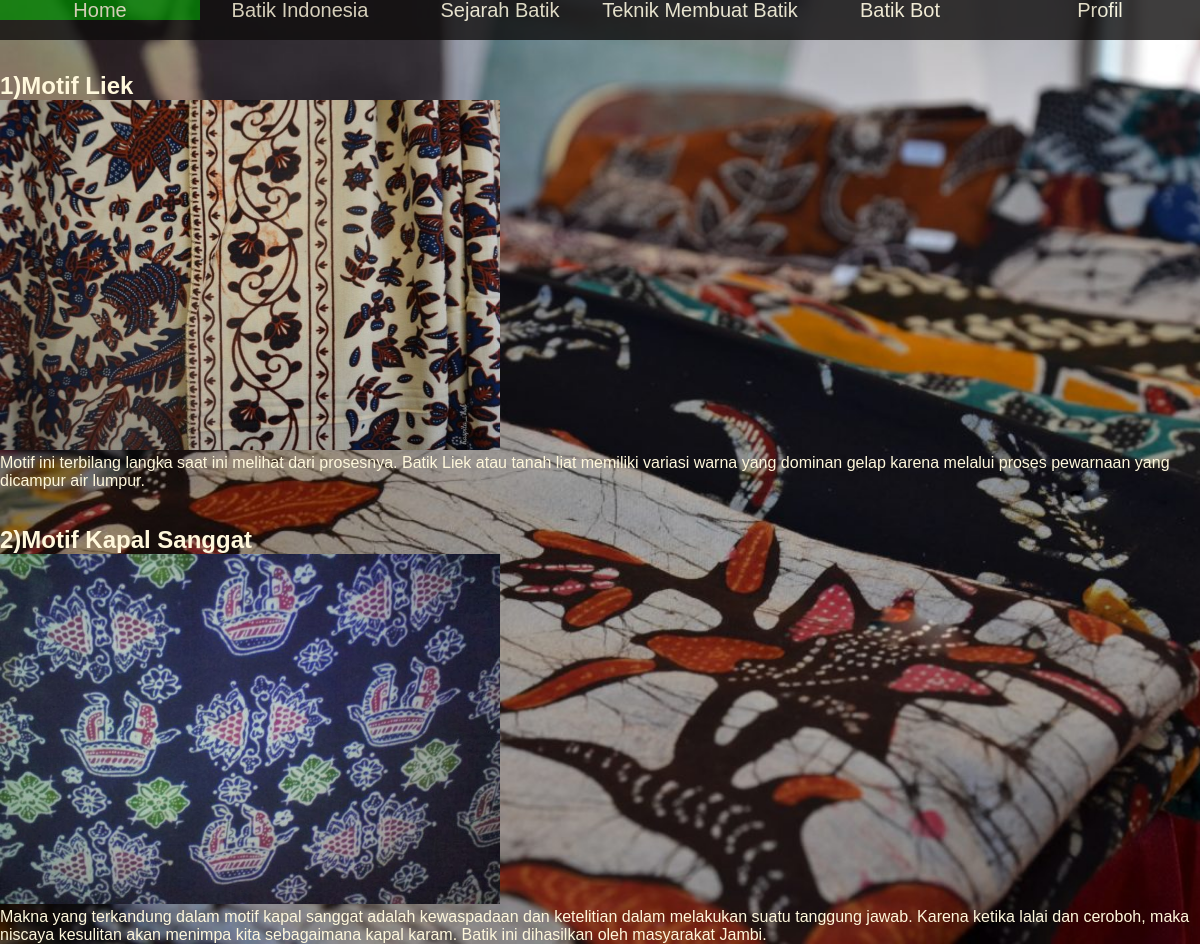
/detail_batik.php?id_provinsi=3, run on the app's committed database.
### tables this page shows
CREATE TABLE `batik` (
  `id_batik` int(11) NOT NULL,
  `nama_batik` varchar(500) DEFAULT NULL,
  `gambar` varchar(500) DEFAULT NULL,
  `provinsi` int(255) DEFAULT NULL,
  `deskripsi` mediumtext
);

### detail_batik.php (the view, shortened to what this page needs)
<?php
include("koneksi.php");
$id = $_GET['id_provinsi'];
$result = mysqli_query($koneksi, "SELECT * FROM batik WHERE provinsi = '$id'");
?>
<!DOCTYPE html>
<html lang="en">
<head>
    <link href='style.css' rel='stylesheet'>
    <ul>
        <li><a href="index.php">Home</a></li>
        <li><a href="batik_indonesia.php">Batik Indonesia</a>
        </li>
        <li><a href="sejarah_batik.php">Sejarah Batik </a></li>
        <li><a href="teknik_batik.php">Teknik Membuat Batik</a></li>
        <li><a href="chatbot.php">Batik Bot</a></li>
        <li><a href="profil.php">Profil</a></li>
    </ul>
</head>
<body>
    <br><br>
    <?php foreach ($result as $batik) : ?>
        <br><br>
        <h2><?= $batik['nama_batik'] ?></h2>
        <img src="gambar/<?= $batik['gambar'] ?>" style="width: 500px;px; height: 350px;px;" />
        <br>
        <p="justify"><?= $batik['deskripsi'] ?></p>
        <?php endforeach; ?>
</body>
</html>

### style.css (style rules this page uses)
body { background-size: cover; font-family: Arial; color:cornsilk; }
ul { margin:0px; padding :0px; list-style: none; }
ul li { float: left; width: 200px; height: 40px; background-color: rgb(15, 13, 13); opacity: .8; line-height: 20px; text-align: center; font-size: 20px; }
ul li a { text-decoration: none; color: cornsilk; display: block; }
* { margin: 0; padding: 0; box-sizing: border-box; font-family: 'Poppins', sans-serif; }

### detail_batik.php (style rules this page uses)
body { background-image: url("batik1.jpg"); }

### data on the page
batik: nama_batik "1)Motif Liek", gambar (picture), deskripsi "Motif ini terbilang langka saat ini melihat dari prosesnya. Batik Liek atau tanah liat memiliki variasi warna yang dominan gelap karena melalui proses pewarnaan yang dicampur air lumpur."
batik: nama_batik "2)Motif Kapal Sanggat", gambar (picture), deskripsi "Makna yang terkandung dalam motif kapal sanggat adalah kewaspadaan dan ketelitian dalam melakukan suatu tanggung jawab. Karena ketika lalai dan ceroboh, maka niscaya kesulitan akan menimpa kita sebagaimana kapal karam. Batik ini dihasilkan oleh masyarakat Jambi."
